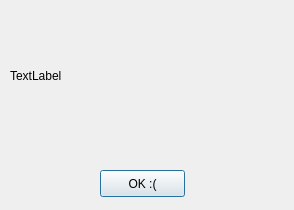
<?xml version="1.0" encoding="UTF-8"?>
<ui version="4.0">
 <class>ErrorDialog</class>
 <widget class="QDialog" name="ErrorDialog">
  <property name="geometry">
   <rect>
    <x>0</x>
    <y>0</y>
    <width>294</width>
    <height>210</height>
   </rect>
  </property>
  <property name="windowTitle">
   <string>Dialog</string>
  </property>
  <widget class="QLabel" name="DialogText">
   <property name="geometry">
    <rect>
     <x>10</x>
     <y>0</y>
     <width>281</width>
     <height>151</height>
    </rect>
   </property>
   <property name="text">
    <string>TextLabel</string>
   </property>
  </widget>
  <widget class="QPushButton" name="pushButton">
   <property name="geometry">
    <rect>
     <x>100</x>
     <y>170</y>
     <width>85</width>
     <height>27</height>
    </rect>
   </property>
   <property name="text">
    <string>OK :(</string>
   </property>
  </widget>
 </widget>
 <resources/>
 <connections/>
</ui>
